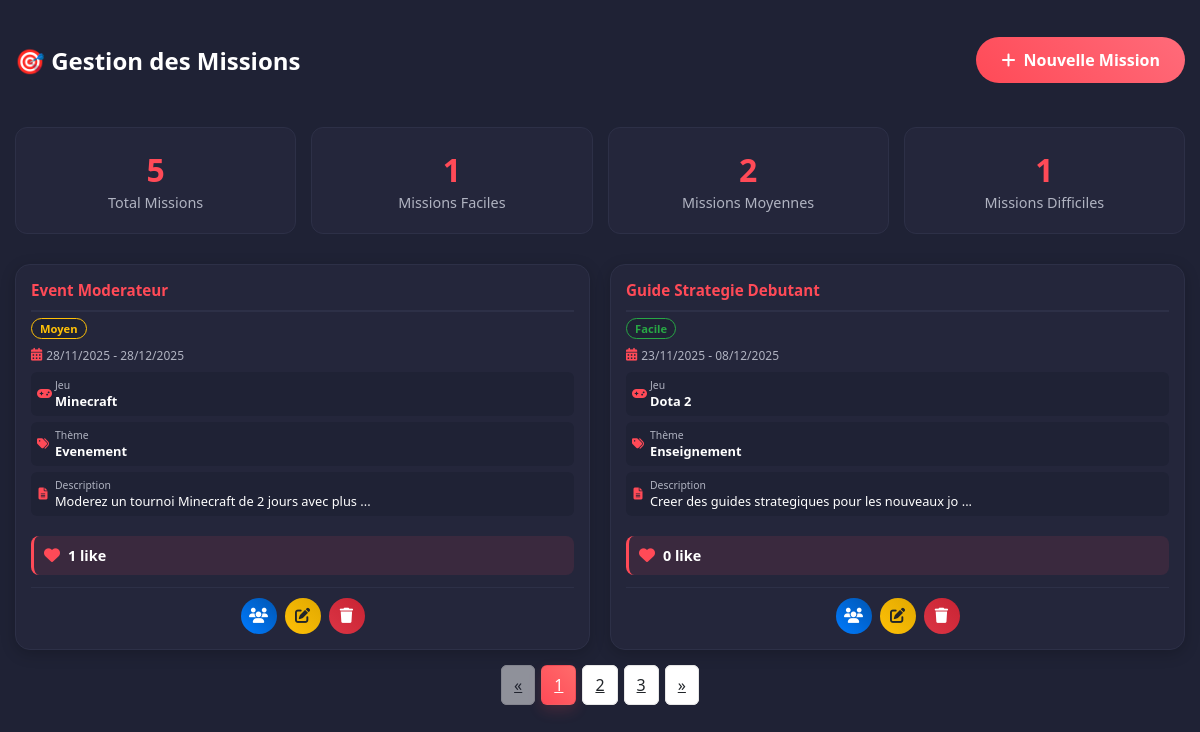
Page /view/backoffice/mission/missionliste.php on the earlier database version.
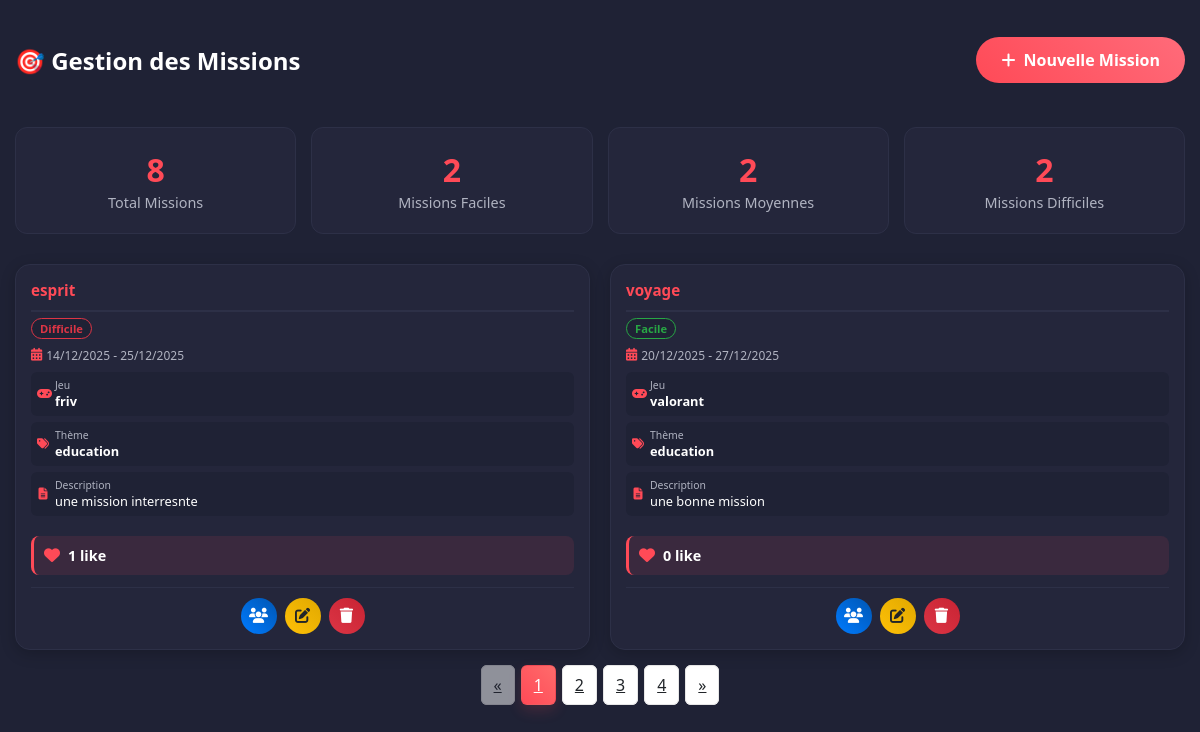
Same page on the later database version.
### tables this page shows
CREATE TABLE `missions` (
  `id` int(11) NOT NULL,
  `titre` varchar(255) NOT NULL,
  `jeu` varchar(100) NOT NULL,
  `theme` varchar(100) DEFAULT NULL,
  `niveau_difficulte` enum('Facile','Moyen','Difficile','Expert') DEFAULT 'Moyen',
  `description` text NOT NULL,
  `competences_requises` text DEFAULT NULL,
  `salaire_propose` decimal(10,2) DEFAULT NULL,
  `duree_estimee` varchar(100) DEFAULT NULL,
  `nombre_places` int(11) NOT NULL DEFAULT 1,
  `date_creation` timestamp NOT NULL DEFAULT current_timestamp(),
  `date_debut` date DEFAULT NULL,
  `date_fin` date DEFAULT NULL,
  `statut` enum('Ouverte','Fermee','En_cours','Terminee') NOT NULL DEFAULT 'Ouverte',
  `createur_id` int(11) DEFAULT NULL,
  `partenaire_id` int(11) DEFAULT NULL
);

### db_config.php (called while the page is built, shortened)
<?php
if (!class_exists('config')) {
    class config
    {
        public static function getConnexion()
        {
            $host = "localhost";
            $db   = "projetweb3";
            $user = "root";
            $pass = "";
            $dsn = "mysql:host=$host;dbname=$db;charset=utf8";
            try {
                $pdo = new PDO($dsn, $user, $pass);
                $pdo->setAttribute(PDO::ATTR_ERRMODE, PDO::ERRMODE_EXCEPTION);
                return $pdo;
            } catch (PDOException $e) {
                die("Erreur de connexion : " . $e->getMessage());
            }
        }
    }
}

### controller/missioncontroller.php (called while the page is built, shortened)
<?php
require_once __DIR__ . '/../db_config.php';
class missioncontroller
{
    private $db;
    public function __construct()
    {
        $this->db = config::getConnexion();
    }
    public function missionliste()
    {
        $sql = "SELECT * FROM missions ORDER BY date_creation DESC";
        $stmt = $this->db->prepare($sql);
        $stmt->execute();
        return $stmt->fetchAll(PDO::FETCH_ASSOC);
    }
    public function getMissionsPaginated(int $page = 1, int $perPage = 10): array
    {
        $offset = ($page - 1) * $perPage;
        $countSql = "SELECT COUNT(*) as cnt FROM missions";
        $countStmt = $this->db->prepare($countSql);
        $countStmt->execute();
        $total = (int) $countStmt->fetch(PDO::FETCH_ASSOC)['cnt'];
        $sql = "SELECT * FROM missions ORDER BY date_creation DESC LIMIT :limit OFFSET :offset";
        $stmt = $this->db->prepare($sql);
        $stmt->bindValue(':limit', (int)$perPage, PDO::PARAM_INT);
        $stmt->bindValue(':offset', (int)$offset, PDO::PARAM_INT);
        $stmt->execute();
        $data = $stmt->fetchAll(PDO::FETCH_ASSOC);
        return ['data' => $data, 'total' => $total];
    }
}

### controller/LikeController.php (called while the page is built, shortened)
<?php
require_once __DIR__ . '/../db_config.php';
class LikeController
{
    private $db;
    private static $tableCreated = false;
    public function __construct()
    {
        $this->db = config::getConnexion();
        $this->ensureTableExists();
    }
    private function ensureTableExists()
    {
        if (self::$tableCreated) {
            return;
        }
        try {
            $this->db->query("SELECT 1 FROM likes_missions LIMIT 1");
            self::$tableCreated = true;
        } catch (PDOException $e) {
            if (strpos($e->getMessage(), "doesn't exist") !== false ||
                strpos($e->getMessage(), "Unknown table") !== false) {
                $this->createTable();
                self::$tableCreated = true;
            }
        }
    }
    public function getLikesCountForMissions(array $mission_ids)
    {
        try {
            $placeholders = implode(',', array_fill(0, count($mission_ids), '?'));
            $sql = "SELECT mission_id, COUNT(*) as count
                    FROM likes_missions
                    WHERE mission_id IN ($placeholders)
                    GROUP BY mission_id";
            $stmt = $this->db->prepare($sql);
            $stmt->execute($mission_ids);
            $results = $stmt->fetchAll(PDO::FETCH_ASSOC);
            $likesCount = [];
            foreach ($results as $row) {
                $likesCount[$row['mission_id']] = (int) $row['count'];
            }
            foreach ($mission_ids as $mission_id) {
                if (!isset($likesCount[$mission_id])) {
                    $likesCount[$mission_id] = 0;
                }
            }
            return $likesCount;
        } catch (PDOException $e) {
            if (strpos($e->getMessage(), "doesn't exist") !== false) {
                $this->createTable();
                self::$tableCreated = true;
                return array_fill_keys($mission_ids, 0);
            }
            throw $e;
        }
    }
}

### view/backoffice/mission/missionliste.php (the view, shortened to what the changed rows need)
<?php
require_once __DIR__ . '/../../../controller/missioncontroller.php';
require_once __DIR__ . '/../../../controller/LikeController.php';
$missionC = new missioncontroller();
$likeController = new LikeController();
$page = isset($_GET['page']) ? max(1, intval($_GET['page'])) : 1;
$perPage = 2;
$pag = $missionC->getMissionsPaginated($page, $perPage);
$missions = $pag['data'];
$totalMissions = $pag['total'];
$totalPages = (int) ceil($totalMissions / $perPage);
$allMissions = $missionC->missionliste();
$missionIds = array_column($missions, 'id');
$likesCount = $likeController->getLikesCountForMissions($missionIds);
?>
<!DOCTYPE html>
<html lang="fr">
<head>
    <link rel="stylesheet" href="../assets/css/custom-backoffice.css">
    <link rel="stylesheet" href="https://cdnjs.cloudflare.com/ajax/libs/font-awesome/6.5.0/css/all.min.css">
</head>
<body>
<div class="container mt-4">
    <div class="missions-header">
        <h2 class="text-white">🎯 Gestion des Missions</h2>
    </div>
        <div class="missions-stats">
        <div class="mission-stat-card">
            <span class="mission-stat-number"><?= count($allMissions) ?></span>
            <span class="mission-stat-label">Total Missions</span>
        </div>
        <div class="mission-stat-card">
            <span class="mission-stat-number">
                <?= count(array_filter($allMissions, fn($m) => strtolower($m['niveau_difficulte']) === 'facile')) ?>
            </span>
            <span class="mission-stat-label">Missions Faciles</span>
        </div>
        <div class="mission-stat-card">
            <span class="mission-stat-number">
                <?= count(array_filter($allMissions, fn($m) => strtolower($m['niveau_difficulte']) === 'difficile')) ?>
            </span>
            <span class="mission-stat-label">Missions Difficiles</span>
        </div>
    </div>
    <div class="mission-grid">
        <?php if (empty($missions)): ?>
            <div class="empty-state">
                <i class="fas fa-tasks"></i>
                <h3>Aucune mission trouvée</h3>
                <p>Commencez par créer votre première mission</p>
                <a href="addmission.php" class="add-mission-btn" style="margin-top: 15px;">
                    <i class="fas fa-plus"></i> Créer une mission
                </a>
            </div>
        <?php else: ?>
            <?php foreach ($missions as $m): ?>
                <div class="mission-card">
                    <div class="mission-header">
                        <div>
                            <h3 class="mission-title"><?= htmlspecialchars($m['titre']) ?></h3>
                            <span class="mission-difficulty difficulty-<?= strtolower($m['niveau_difficulte']) ?>">
                                <?= ucfirst($m['niveau_difficulte']) ?>
                            </span>
                        </div>
                    </div>
                    <div class="mission-dates">
                        <div class="date-info">
                            <i class="fas fa-calendar-alt"></i>
                            <span><?= date('d/m/Y', strtotime($m['date_debut'])) ?> - <?= date('d/m/Y', strtotime($m['date_fin'])) ?></span>
                        </div>
                    </div>
                    <div class="mission-details">
                        <div class="detail-item">
                            <i class="fas fa-gamepad"></i>
                            <div>
                                <div class="detail-label">Jeu</div>
                                <div class="detail-value"><?= htmlspecialchars($m['jeu']) ?></div>
                            </div>
                        </div>
                        <div class="detail-item">
                            <i class="fas fa-tags"></i>
                            <div>
                                <div class="detail-label">Thème</div>
                                <div class="detail-value"><?= htmlspecialchars($m['theme']) ?></div>
                            </div>
                        </div>
                        <?php if (!empty($m['description'])): ?>
                        <div class="detail-item" style="grid-column: 1 / -1;">
                            <i class="fas fa-file-alt"></i>
                            <div>
                                <div class="detail-label">Description</div>
                                <div class="detail-value" style="font-weight: normal; overflow: hidden; text-overflow: ellipsis; white-space: nowrap;">
                                    <?= htmlspecialchars(substr($m['description'], 0, 50)) ?>
                                    <?= strlen($m['description']) > 50 ? '...' : '' ?>
                                </div>
                            </div>
                        </div>
                        <?php endif; ?>
                    </div>
                    <div class="mission-likes-info" style="margin: 12px 0; padding: 10px; background: rgba(255, 74, 87, 0.1); border-radius: 8px; border-left: 3px solid #ff4a57; display: flex; align-items: center; gap: 8px;">
                        <i class="fas fa-heart" style="color: #ff4a57; font-size: 1rem;"></i>
                        <span style="color: var(--text-color); font-weight: 600; font-size: 0.9rem;">
                            <?= isset($likesCount[$m['id']]) ? number_format($likesCount[$m['id']], 0, ',', ' ') : '0' ?>
                            <?= isset($likesCount[$m['id']]) && $likesCount[$m['id']] > 1 ? 'likes' : 'like' ?>
                        </span>
                    </div>
                    <div class="mission-actions">
                        <a href="../condidature/listecondidature.php?mission_id=<?= $m['id'] ?>&mission_titre=<?= urlencode($m['titre']) ?>"
                           class="btn-icon btn-candidatures"
                           title="Voir les candidatures">
                            <i class="fas fa-users"></i>
                        </a>
                        <a href="modifiermission.php?id=<?= $m['id'] ?>"
                           class="btn-icon btn-modifier"
                           title="Modifier la mission">
                            <i class="fas fa-edit"></i>
                        </a>
                        <a href="deletemission.php?id=<?= $m['id'] ?>"
                           class="btn-icon btn-supprimer"
                           title="Supprimer la mission"
                           onclick="return confirm('Êtes-vous sûr de vouloir supprimer cette mission ?');">
                            <i class="fas fa-trash"></i>
                        </a>
                    </div>
                </div>
            <?php endforeach; ?>
        <?php endif; ?>
    </div>
    <?php if ($totalPages > 1): ?>
    <div class="text-center mt-4">
        <nav aria-label="Pagination">
            <ul class="pagination justify-content-center">
                <?php for ($p = 1; $p <= $totalPages; $p++): ?>
                    <li class="page-item <?= $p === $page ? 'active' : '' ?>">
                        <a class="page-link" href="?page=<?= $p ?>"><?= $p ?></a>
                    </li>
                <?php endfor; ?>
            </ul>
        </nav>
    </div>
    <?php endif; ?>
</div>
</body>
</html>

Differences in the rows shown:
no longer on this page (row edited): missions: titre "Event Moderateur", niveau_difficulte "Moyen", date_debut "28/11/2025", date_fin "28/12/2025", jeu "Minecraft", theme "Evenement", description "Moderez un tournoi Minecraft de 2 jours avec plus", id "1", shows "like"
no longer on this page (row edited): missions: titre "Guide Strategie Debutant", niveau_difficulte "Facile", date_debut "23/11/2025", date_fin "08/12/2025", jeu "Dota 2", theme "Enseignement", description "Creer des guides strategiques pour les nouveaux jo", id "0", shows "like"
added missions: titre "esprit", niveau_difficulte "Difficile", date_debut "14/12/2025", date_fin "25/12/2025", jeu "friv", theme "education", description "une mission interresnte", id "1", shows "like"
added missions: titre "voyage", niveau_difficulte "Facile", date_debut "20/12/2025", date_fin "27/12/2025", jeu "valorant", theme "education", description "une bonne mission", id "0", shows "like"
Other differences:
count($allMissions): "5" → "8"
text no longer shown: "1 1"
text now shown: "2 2"
new list line: "4"
